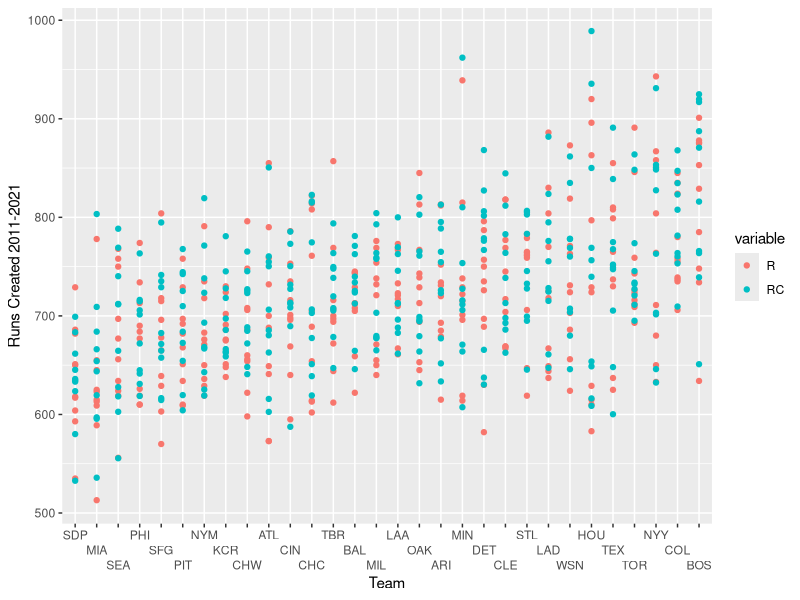

Here is the R script that generated this plot:
# Start date: Tuesday, August 15th

# Running simulation from Mathletics to practice data wrangling, cleaning, 
# and modeling. Variety of ways we can go from there to explore further.

library(tidyverse)
library(dplyr)
library(stringr)
library(reshape2)
setwd("/Users/maxclowdus/Desktop/R_Files/Mathletics")

#####################################################################

# First lets start by calculating the runs created (RC) for each MLB team
# from 2011 to 2021 using Bill James' original, simplest equation.

team_stats <- read.csv("11-21_team_stats.csv")
current_teams <- read.csv("MLB_teams.csv")
head(team_stats)

team_stats <- team_stats %>%
  filter(Season != 2020) %>%
  mutate(RC = ((H+BB+HBP)*TB)/(AB+BB+HBP),
         err = abs(RC-R))
team_stats <- merge(team_stats, current_teams, by="Team")

# What is this complicated formula? Let's think of it like this: 
# We are multiplying (H+BB+HBP+IBB) by TB / (AB+BB+IBB+HBP).This fraction is 
# really a rate of bases per at bat. And we multiply this by total amount
# of actual base runners, so it is ultimately # of base runners * rate
# they are advanced. Pretty neat.

# Calculate mean absolute deviation for Runs Scored vs prediction
avg_runs <- mean(team_stats$R)
mad_rc <- mean(team_stats$err)
perc_err <- mad_rc / avg_runs

# On average this simple prediction is off by about 24.4 runs over the 10
# year period. Since the average runs scored was 713.07, our prediction
# has an average error of only 3.4%.

# Plotting both results
team_stats_plot <- team_stats %>%
  dplyr::select(Tm, R, RC) %>%
  melt(id.vars = "Tm")

ggplot(team_stats_plot, aes(x=reorder(Tm, value), y=value)) +
  geom_point(aes(colour = variable)) +
  xlab("Team") +
  ylab("Runs Created 2011-2021") +
  scale_x_discrete(guide = guide_axis(n.dodge=3))

# Notice how with this simple formula the RC nearly always underestimates the
# actual number of runs scored. This will be something to keep our eye on.


#####################################################################


# Using basic RC formula for players in 2021

# Now the discussion turns to evaluating players. How can we use this information
# to determine the runs created by an individual player and how can we use this
# to compare players?

player_stats_2021 <- read.csv("2021_batter_stats.csv")
head(player_stats_2021)

# Using the formula from above to get total runs created for specific players
player_stats_2021 <- player_stats_2021 %>%
  filter(last_name %in% c("Goldschmidt",
                          "Arenado",
                          "Ohtani",
                          "Harper",
                          "Ramirez",
                          "Guerrero Jr.")) %>%
  mutate(RC = ((H+BB+HBP)*TB)/(AB+BB+HBP) )

# This RC value gives us the total number of runs created, using our formula,
# for the entire season. Now lets look at runs created per game for each of
# these players.

# To get RC/G we cannot just divide runs created by 162 because that would
# not be an accurate representation of the players influence and impact on
# games throughout the season. Sometimes he hits more sometimes he hits less in
# each game.

# We can, however get the number of outs the player "consumed" during the season.
# Then we can determine how many runs a player created compared to the number
# of outs he creates. And since we know the number of outs in a game we can get
# RC/G.

# Outs is really AB - H - 0.018*AB where the 0.18 comes from a 1.8% chance of 
# an error. Then we add in additional outs which come from SB, SF, CS, and GIDP.
# Lets get number of outs for each player:

player_stats_2021 <- player_stats_2021 %>%
  mutate(Outs =  0.982*AB-H+GIDP+SF+SH+CS,
         Games_used = Outs / 26.72,
         RC_G = RC/Games_used)

# Note: This stats indicates the number of runs we would expect a team to score
# if it was made up entirely of the player in question. Which, obviously is 
# not the case. It is an interesting metric to compare players however.


#####################################################################

# Linear Regression to predict Runs Created

# Now lets use the linear weights apprach to create a regression model to 
# project player and team RC and see how to compares to the previous basic 
# RC approach.

# Using Linear Weights approach
lw_model <- lm(R ~ X1B+X2B+X3B+HR+BB+HBP+SB, data = team_stats)
summary(lw_model)

# Here we are creating a regression model to get how much value each offensive
# result contributes to a run being scored (dependent variable).

# We can see from the summary that a HR provides the most weight followed by
# triple, double and single. As expected right? Now lets get projection.

team_stats <- team_stats %>%
  mutate(lw_RC = predict(lw_model),
         lw_err = abs(lw_RC - R))
lw_mad_rc <- mean(team_stats$lw_err)
lw_perc_err <- lw_mad_rc / avg_runs

# Here we see an average error of only 18.3 runs across the 10 year span! This
# reduces are avg % error to only 2.5% as compared to 3.4% before!

# To do this for players we will think about, for example, how many HRs a player
# will hit per out and then we can extrapolate to get how many HRs a team of
# of this player should hit per season. Then we can compare to our previous
# prediction.

lw_player_projections <- player_stats_2021 %>%
  mutate(scale_factor = 4329 / Outs) %>%
  select(-c(player_id, year, Age, SLG, OBP, OPS, AVG, R, K., BB., OBA))

lw_player_projections[,seq(6, 19)] = lw_player_projections$scale_factor * 
  lw_player_projections[,seq(6, 19)]

lw_player_projections <- lw_player_projections %>%
    mutate(lw_RC = predict(lw_model, newdata = .),
           lw_RC_G = lw_RC / 162)

# We can see that these values compare very well with our predictions using the
# RC basic equation. And I want to note one thing here. Before, using the RC
# method, we calculated the RC/G by dividing the RC value by number of games
# worth of outs the player consumed and divided the RC by that value. While 
# here, we figured out how many times a player did something per out created,
# and multiplied that by a total season worth of outs. That way our data was set
# up to use the model generated before, then we can divide by 162 to get per game.

#################################################################

# Runs Created Above Average

# Although determining the number of runs a team made up of entirely one player
# would score is interesting, this is not a real situation. Now lets compare 
# these players against an average MLB team.

# We will use the team_stats df created before to look at the average team over
# the last 10 years (except 2020 because of course)

avg_team_summary <- team_stats %>%
  summarise(AB = mean(AB),PA = mean(PA),H = mean(H),X1B = mean(X1B),
            X2B = mean(X2B), X3B = mean(X3B), HR = mean(HR), K = mean(SO),
            BB = mean(BB), TB = mean(TB),CS = mean(CS),SB = mean(SB),
            GIDP = mean(GIDP),HBP = mean(HBP),SH = mean(SH),
            SH = mean(SH),  SF = mean(SF)) %>%
  mutate(Outs = 0.982* AB-H+GIDP+SF+SH+CS)

# Now we have the statistics for an average team over this 10 year span, now
# lets use Bryce Harper's stats from his 2021 MVP season. The teammult attribute
# we are adding allows us to estimate what the average team would do in their
# non-Harper PAs since Harper is now being inserted into the lineup.

Harper21 <- player_stats_2021 %>%
  filter(last_name == "Harper") %>%
  select(-c(player_id, year, Age, SLG, OBP, OPS, AVG, R, K., BB., OBA, IBB)) %>%
  mutate(teammult = (avg_team_summary$Outs - Outs) / avg_team_summary$Outs)

# Multiply player's multiplier by average team stats
avg_team_summary[nrow(avg_team_summary) + 1,] <- 
  Harper21$teammult * avg_team_summary[1,]

# Add player's stats to 
avg_team_summary[nrow(avg_team_summary) + 1,] <- 
  avg_team_summary[nrow(avg_team_summary),] + Harper21[1,c(3:18, 20)]

# Use linear regression model to get runs scored
Harper21 <- Harper21 %>%
  mutate(RAA = predict(lw_model, newdata = avg_team_summary[3,]) - 
           predict(lw_model, newdata = avg_team_summary[1,]))




